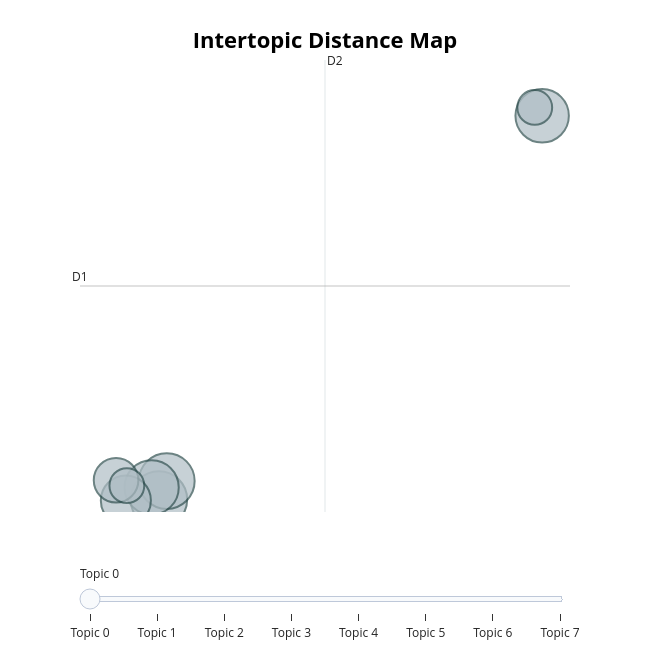

The notebook cell saved with this chart:
### Code cell
# Cell 8 — BERTopic interactive visualization
topic_model.visualize_topics()

### Figure 1 — Plotly figure (JSON) as saved in the notebook; plotly's stock layout.template omitted (floating-point values rounded to 4 significant figures)
{"data": [{"customdata": [[0, "policy | learning | task | reinforcement learning | action", 37], [1, "model | task | reasoning | manipulation | learning", 36], [2, "driving | learning | autonomous | safety | scenario", 34], [3, "locomotion | motion | robot | learning | humanoid", 33], [4, "control | learning | flight | policy | quadrotor", 29], [5, "communication | learning | robot | task | multirobot", 23], [6, "tactile | object | manipulation | learning | policy", 14], [7, "control | policy | gradient | optimization | learning", 14]], "hovertemplate": "<b>Topic %{customdata[0]}</b><br>%{customdata[1]}<br>Size: %{customdata[2]}", "legendgroup": "", "marker": {"color": "#B0BEC5", "line": {"color": "DarkSlateGrey", "width": 2}, "size": [37, 36, 34, 33, 29, 23, 14, 14], "sizemode": "area", "sizeref": 0.02312, "symbol": "circle"}, "mode": "markers", "name": "", "orientation": "v", "showlegend": false, "type": "scatter", "x": [-8.302, -7.973, -8.608, 7.804, -9.69, -10.1, 7.493, -9.649], "xaxis": "x", "y": [-2.815, -2.135, -2.369, 11.38, -2.85, -2.104, 11.69, -2.302], "yaxis": "y"}], "layout": {"annotations": [{"showarrow": false, "text": "D1", "x": -11.62, "y": 5.081, "yshift": 10}, {"showarrow": false, "text": "D2", "x": -1.322, "xshift": 10, "y": 13.44}], "height": 650, "hoverlabel": {"bgcolor": "white", "font": {"family": "Rockwell", "size": 16}}, "legend": {"itemsizing": "constant", "tracegroupgap": 0}, "margin": {"t": 60}, "shapes": [{"line": {"color": "#CFD8DC", "width": 2}, "type": "line", "x0": -1.322, "x1": -1.322, "y0": -3.277, "y1": 13.44}, {"line": {"color": "#9E9E9E", "width": 2}, "type": "line", "x0": -11.62, "x1": 8.974, "y0": 5.081, "y1": 5.081}], "sliders": [{"active": 0, "pad": {"t": 50}, "steps": [{"args": [{"marker.color": [["red", "#B0BEC5", "#B0BEC5", "#B0BEC5", "#B0BEC5", "#B0BEC5", "#B0BEC5", "#B0BEC5"]]}], "label": "Topic 0", "method": "update"}, {"args": [{"marker.color": [["#B0BEC5", "red", "#B0BEC5", "#B0BEC5", "#B0BEC5", "#B0BEC5", "#B0BEC5", "#B0BEC5"]]}], "label": "Topic 1", "method": "update"}, {"args": [{"marker.color": [["#B0BEC5", "#B0BEC5", "red", "#B0BEC5", "#B0BEC5", "#B0BEC5", "#B0BEC5", "#B0BEC5"]]}], "label": "Topic 2", "method": "update"}, {"args": [{"marker.color": [["#B0BEC5", "#B0BEC5", "#B0BEC5", "red", "#B0BEC5", "#B0BEC5", "#B0BEC5", "#B0BEC5"]]}], "label": "Topic 3", "method": "update"}, {"args": [{"marker.color": [["#B0BEC5", "#B0BEC5", "#B0BEC5", "#B0BEC5", "red", "#B0BEC5", "#B0BEC5", "#B0BEC5"]]}], "label": "Topic 4", "method": "update"}, {"args": [{"marker.color": [["#B0BEC5", "#B0BEC5", "#B0BEC5", "#B0BEC5", "#B0BEC5", "red", "#B0BEC5", "#B0BEC5"]]}], "label": "Topic 5", "method": "update"}, {"args": [{"marker.color": [["#B0BEC5", "#B0BEC5", "#B0BEC5", "#B0BEC5", "#B0BEC5", "#B0BEC5", "red", "#B0BEC5"]]}], "label": "Topic 6", "method": "update"}, {"args": [{"marker.color": [["#B0BEC5", "#B0BEC5", "#B0BEC5", "#B0BEC5", "#B0BEC5", "#B0BEC5", "#B0BEC5", "red"]]}], "label": "Topic 7", "method": "update"}]}], "title": {"font": {"color": "Black", "size": 22}, "text": "<b>Intertopic Distance Map</b>", "x": 0.5, "xanchor": "center", "y": 0.95, "yanchor": "top"}, "width": 650, "xaxis": {"anchor": "y", "domain": [0, 1], "range": [-11.62, 8.974], "title": {"text": ""}, "visible": false}, "yaxis": {"anchor": "x", "domain": [0, 1], "range": [-3.277, 13.44], "title": {"text": ""}, "visible": false}}}
